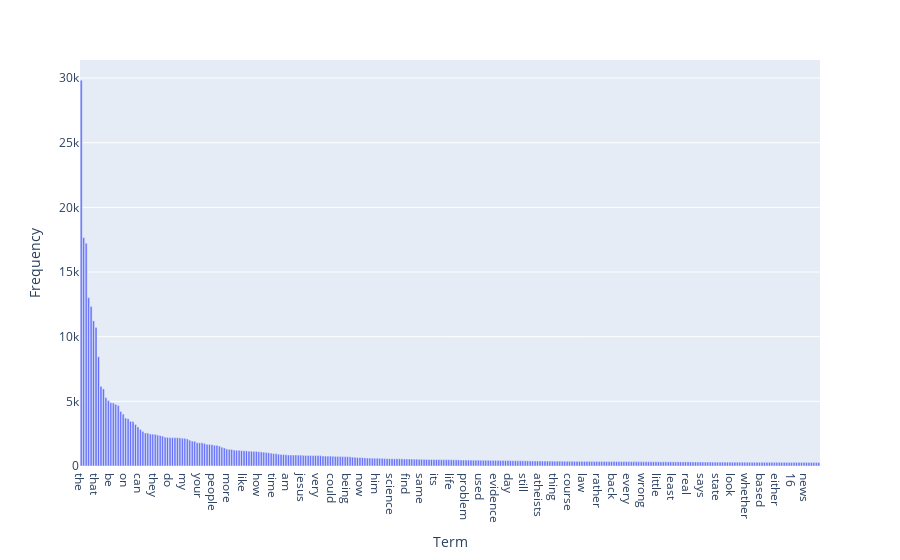

Source (notebook cell):
### Markdown cell above
## Exercise 15 (take home)

### Code cell
numOfTerms = 300
tempSort = np.argsort(term_frequencies)[::-1]
tempFreq = term_frequencies[tempSort]
data = {"Term": count_vect.get_feature_names_out()[tempSort[:numOfTerms]], "Frequency": tempFreq[:numOfTerms]}
df = pd.DataFrame(data)
fig = px.bar(df,x="Term", y="Frequency")
  
fig.show()
tempFreq = tempTopFreq =numOfTerms = topTerm = None

### Figure 1 — Plotly figure (JSON) as saved in the notebook; plotly's stock layout.template omitted (floating-point values rounded to 4 significant figures; data arrays with more than 128 entries replaced by an {"elided": "..."} marker saying what was removed)
{"data": [{"alignmentgroup": "True", "hovertemplate": "Term=%{x}<br>Frequency=%{y}<extra></extra>", "legendgroup": "", "marker": {"color": "#636efa", "pattern": {"shape": ""}}, "name": "", "offsetgroup": "", "orientation": "v", "showlegend": false, "textposition": "auto", "type": "bar", "x": {"elided": "300 str values"}, "xaxis": "x", "y": {"elided": "300 int values"}, "yaxis": "y"}], "layout": {"barmode": "relative", "legend": {"tracegroupgap": 0}, "margin": {"t": 60}, "xaxis": {"anchor": "y", "domain": [0, 1], "title": {"text": "Term"}}, "yaxis": {"anchor": "x", "domain": [0, 1], "title": {"text": "Frequency"}}}}
